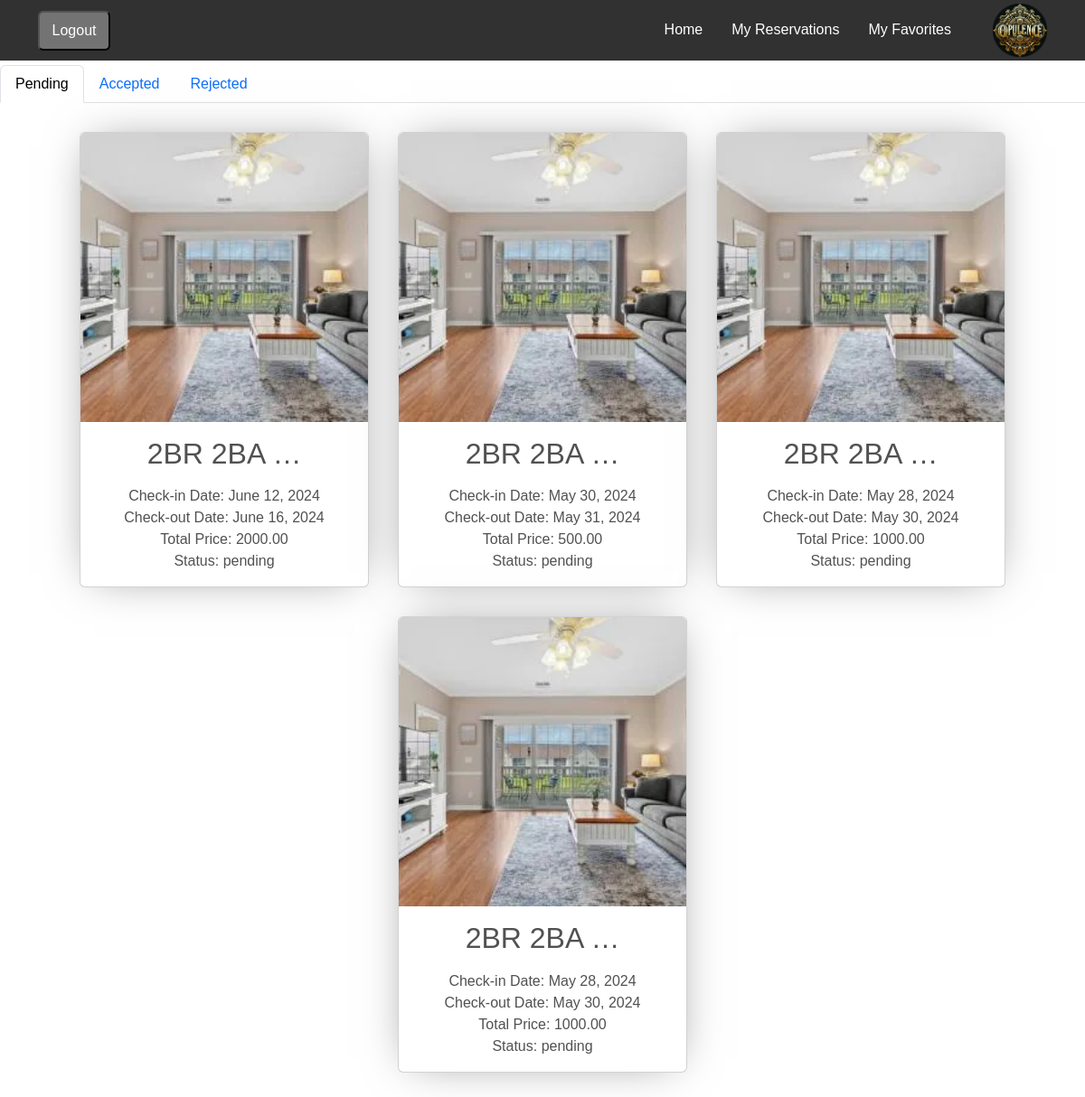
The app's page /res/ (signed in), older data.
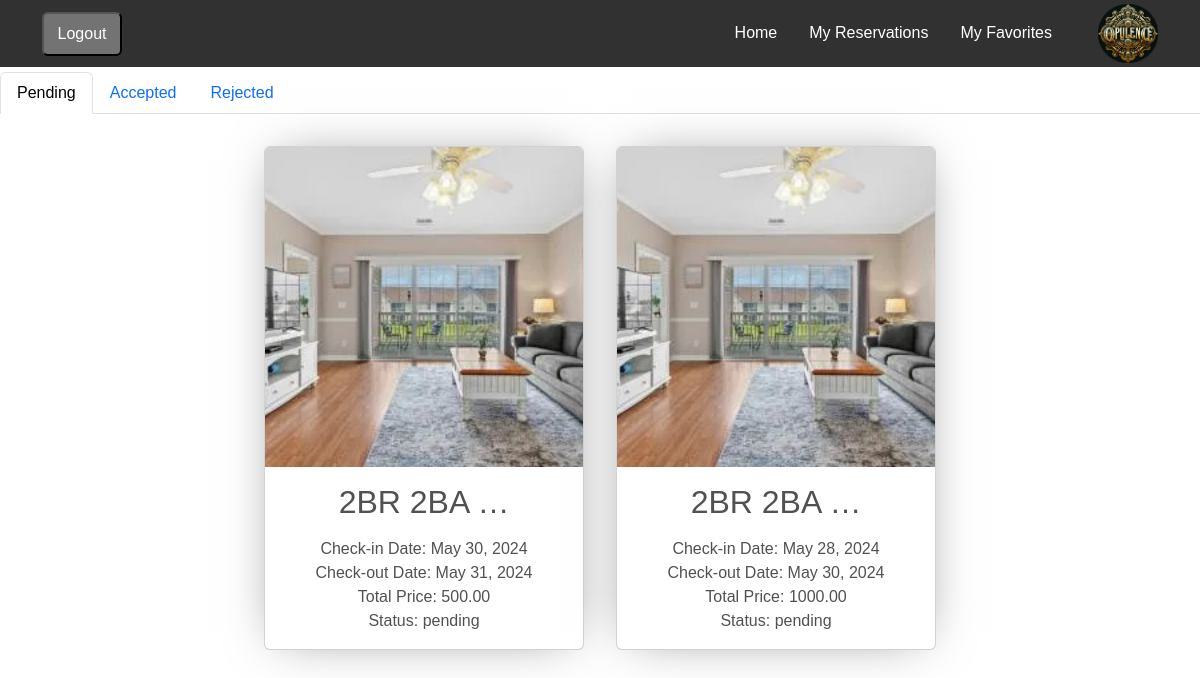
The same page, newer data.
### reservations/models.py (models this page shows, shortened)
class Reservation(models.Model):
    user = models.ForeignKey(settings.AUTH_USER_MODEL, null=True, blank=True, on_delete=models.CASCADE)
    apartment = models.ForeignKey(Apartment, on_delete=models.CASCADE)
    check_in_date = models.DateField()
    check_out_date = models.DateField()
    total_price = models.DecimalField(max_digits=10, decimal_places=2)
    reservation_status = models.ForeignKey(ReservationStatus, on_delete=models.CASCADE,default=1)

class ReservationStatus(models.Model):
    status_name = models.CharField(max_length=100, unique=True)
    def __str__(self):
        return self.status_name

### apartments/models.py (models this page shows, shortened)
class Apartment(models.Model):
    category = models.ForeignKey(Category, on_delete=models.CASCADE)
    country=models.ForeignKey(Country,on_delete=models.SET_NULL,null=True,blank=True)
    city = models.ForeignKey(City, on_delete=models.CASCADE,null=True)
    actual_address=models.CharField(max_length=255,null=True)
    maps_link=models.CharField(max_length=255,null=True)
    apt_name = models.CharField(max_length=255)
    description = models.TextField()
    cover_image=models.ImageField(upload_to='covers/',null=True)
    district = models.CharField(max_length=30,null=True)
    is_active = models.BooleanField(default=True)
    is_booked = models.BooleanField(default=False)
    rooms = models.IntegerField(null=True)
    beds = models.IntegerField(null=True)
    bath_rooms = models.IntegerField(null=True)
    wifi = models.BooleanField(default=False)
    tv = models.BooleanField(default=False)
    price_per_night = models.DecimalField(max_digits=10, decimal_places=2)
    user = models.ForeignKey(settings.AUTH_USER_MODEL, null=True, blank=True, on_delete=models.CASCADE)
    created_at = models.DateTimeField(auto_now_add=True,null=True)
    updated_at = models.DateTimeField(auto_now=True,null=True)

### reservations/views.py (the view)
# urls.py: path("", ReservationListView.as_view(), name='list-reserv'),
class ReservationListView(LoginRequiredMixin, ListView):
    model = Reservation
    template_name = 'reservations/list_res.html'
    context_object_name = 'reservations'
    def get_queryset(self):
        return Reservation.objects.filter(user=self.request.user).order_by('-check_in_date')

### templates/reservations/list_res.html (shortened to what this page needs)
{% extends "main_base.html" %}
{% load static %}
{% block content %}
  <h1 class="mb-4">Your Reservations</h1>
  <ul class="nav nav-tabs" id="reservationTabs" role="tablist">
    <li class="nav-item">
      <a class="nav-link active" id="pending-tab" data-toggle="tab" href="#pending" role="tab" aria-controls="pending" aria-selected="true">Pending</a>
    </li>
    <li class="nav-item">
      <a class="nav-link" id="accepted-tab" data-toggle="tab" href="#accepted" role="tab" aria-controls="accepted" aria-selected="false">Accepted</a>
    </li>
    <li class="nav-item">
      <a class="nav-link" id="rejected-tab" data-toggle="tab" href="#rejected" role="tab" aria-controls="rejected" aria-selected="false">Rejected</a>
    </li>
  </ul>
  <div class="tab-content" id="reservationTabContent">
    <div class="tab-pane fade show active" id="pending" role="tabpanel" aria-labelledby="pending-tab">
      <div class="row">
        <ul class="card-list">
          {% for reservation in reservations %}
          {% if reservation.reservation_status_id == 1 %}
          <li class="card">
            <a
              class="card-image"
              href="{% url 'detail-reserv' reservation.pk  %}"
              style="background-image: url({{ reservation.apartment.cover_image.url }});"
              data-image-full="{{ reservation.apartment.cover_image.url }}"
            >
            </a>
            <a
              class="card-description"
              href="{% url 'detail-reserv' reservation.pk  %}"
            >
              <h2>{{ reservation.apartment.apt_name|truncatewords:2 }}</h2>
              <p class="card-text">Check-in Date: {{ reservation.check_in_date }}</p>
                  <p class="card-text">Check-out Date: {{ reservation.check_out_date }}</p>
                  <p class="card-text">Total Price: {{ reservation.total_price }}</p>
                  <p class="card-text">Status: {{ reservation.reservation_status }}</p>
            </a>
          </li>
          {% endif %}
          {% endfor %}
        </ul>
      </div>
    </div>
  </div>
{% endblock content %}

Row changes from the older to the newer data that the page shows:
no longer on this page (row edited): Reservation: apartment.cover_image (picture), apartment.apt_name "2BR 2BA …", check_in_date "June 12, 2024", check_out_date "June 16, 2024", total_price "2000.00", reservation_status "pending"
no longer on this page (row edited): Reservation: apartment.cover_image (picture), apartment.apt_name "2BR 2BA …", check_in_date "May 28, 2024", check_out_date "May 30, 2024", total_price "1000.00", reservation_status "pending"
